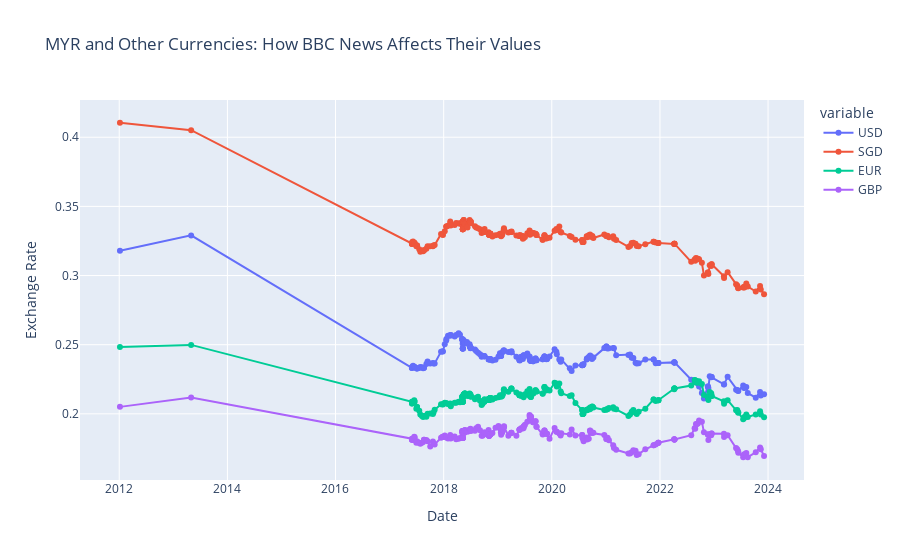

This figure's notebook cell:
### Code cell
fig = px.line(df_merged,x='date',y=['myr_usd','myr_sgd','myr_eur','myr_gbp'],
              labels={"value": 'Exchange Rate','date':'Date'},
              markers=True,title="MYR and Other Currencies: How BBC News Affects Their Values",
              )
fig.for_each_trace(lambda x : x.update(name =x.name.split('_')[1].upper()))
fig.show()

### Figure 1 — Plotly figure (JSON) as saved in the notebook; plotly's stock layout.template omitted (floating-point values rounded to 4 significant figures; data arrays with more than 128 entries replaced by an {"elided": "..."} marker saying what was removed)
{"data": [{"hovertemplate": "variable=myr_usd<br>Date=%{x}<br>Exchange Rate=%{y}<extra></extra>", "legendgroup": "myr_usd", "line": {"color": "#636efa", "dash": "solid"}, "marker": {"symbol": "circle"}, "mode": "markers+lines", "name": "USD", "orientation": "v", "showlegend": true, "type": "scatter", "x": {"elided": "236 str values"}, "xaxis": "x", "y": {"elided": "236 float values"}, "yaxis": "y"}, {"hovertemplate": "variable=myr_sgd<br>Date=%{x}<br>Exchange Rate=%{y}<extra></extra>", "legendgroup": "myr_sgd", "line": {"color": "#EF553B", "dash": "solid"}, "marker": {"symbol": "circle"}, "mode": "markers+lines", "name": "SGD", "orientation": "v", "showlegend": true, "type": "scatter", "x": {"elided": "236 str values"}, "xaxis": "x", "y": {"elided": "236 float values"}, "yaxis": "y"}, {"hovertemplate": "variable=myr_eur<br>Date=%{x}<br>Exchange Rate=%{y}<extra></extra>", "legendgroup": "myr_eur", "line": {"color": "#00cc96", "dash": "solid"}, "marker": {"symbol": "circle"}, "mode": "markers+lines", "name": "EUR", "orientation": "v", "showlegend": true, "type": "scatter", "x": {"elided": "236 str values"}, "xaxis": "x", "y": {"elided": "236 float values"}, "yaxis": "y"}, {"hovertemplate": "variable=myr_gbp<br>Date=%{x}<br>Exchange Rate=%{y}<extra></extra>", "legendgroup": "myr_gbp", "line": {"color": "#ab63fa", "dash": "solid"}, "marker": {"symbol": "circle"}, "mode": "markers+lines", "name": "GBP", "orientation": "v", "showlegend": true, "type": "scatter", "x": {"elided": "236 str values"}, "xaxis": "x", "y": {"elided": "236 float values"}, "yaxis": "y"}], "layout": {"legend": {"title": {"text": "variable"}, "tracegroupgap": 0}, "title": {"text": "MYR and Other Currencies: How BBC News Affects Their Values"}, "xaxis": {"anchor": "y", "domain": [0, 1], "title": {"text": "Date"}}, "yaxis": {"anchor": "x", "domain": [0, 1], "title": {"text": "Exchange Rate"}}}}
